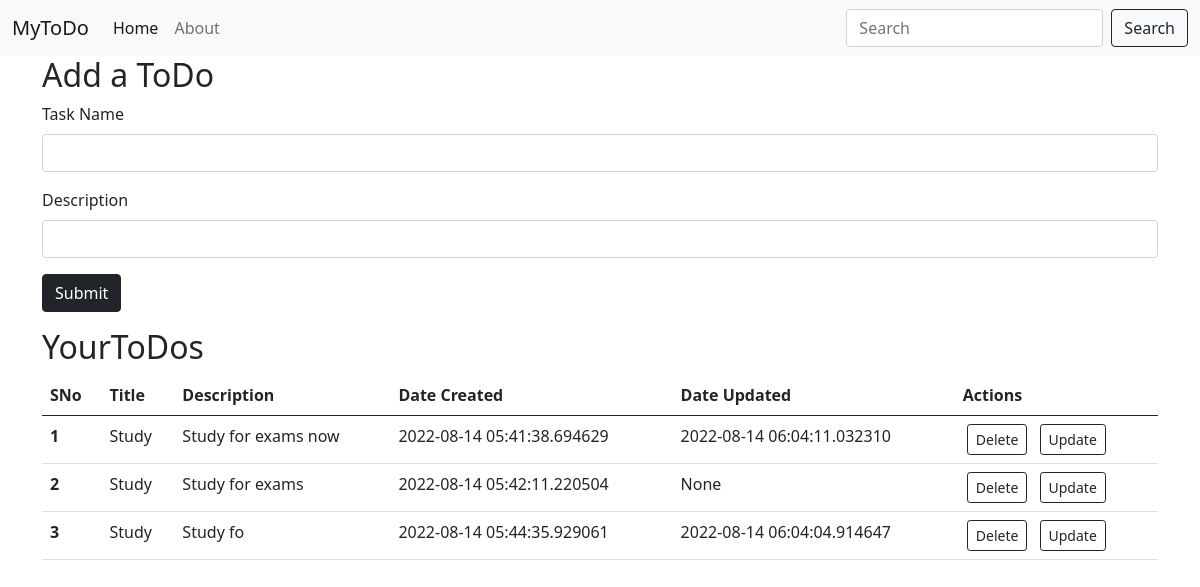
Screenshot of /home (signed in) with the database file from the repository.
### app.py (models this page shows)
class Todo(db.Model):
    sno=db.Column(db.Integer,primary_key=True)
    title=db.Column(db.String(200),nullable=True)
    desc=db.Column(db.String(500),nullable=True)
    date_created=db.Column(db.DateTime,default=datetime.utcnow)
    date_updated=db.Column(db.DateTime,onupdate=datetime.utcnow)
    todo_login_id = db.Column(db.Integer,db.ForeignKey("login_info.id"),nullable=False)
    def __repr__(self) -> str:
        return f"{self.sno} - {self.title}"

### app.py (the view, shortened to what this page needs)
@app.route("/home",methods=['GET','POST'])
@login_required
def home():
    id=session['user_id']
    print("this is id:",id)
    allToDo=Todo.query.filter_by(todo_login_id=id).all()
    print("info:",allToDo)
    return render_template("home.html",allToDo=allToDo)

### app.py (called while the page is built)
@login_manager.user_loader
def load_user(id):
    return Login_info.query.get(int(id))

### templates/home.html (shortened to what this page needs)
<!doctype html>
<html lang="en">
  <head>
    <link href="https://cdn.jsdelivr.net/npm/bootstrap@5.0.2/dist/css/bootstrap.min.css" rel="stylesheet">
  </head>
    {% extends 'base.html' %}
    {% block body %}
      <div class="container">
        <h2>Add a ToDo</h2>
        <form action="/home" method="POST">
            <div class="mb-3">
              <label for="title" class="form-label" >Task Name</label>
              <input type="text" class="form-control" id="title"  name="title" aria-describedby="emailHelp">
            </div>
            <div class="mb-3">
              <label for="desc" class="form-label">Description</label>
              <input type="text" class="form-control" id="desc" name="desc">
            </div>
            <button type="submit" class="btn btn-dark">Submit</button>
          </form>
      </div>
      <div class="container my-3">
        <h2>YourToDos</h2>
        {% if allToDo|length==0 %}
        <div class="alert alert-dark" role="alert">
          No ToDo's Found. Add Your First ToDo Now!
        </div>
        {% else %}
         <table class="table">
          <thead>
            <tr>
              <th scope="col">SNo</th>
              <th scope="col">Title</th>
              <th scope="col">Description</th>
              <th scope="col">Date Created</th>
                <th scope="col">Date Updated</th>
              <th scope="col">Actions</th>
            </tr>
          </thead>
          <tbody>
            {% for toDo in allToDo %}
           <tr>
            <th scope="row">{{loop.index}}</th>
            <td>{{toDo.title}}</td>
            <td>{{toDo.desc}}</td>
            <td>{{toDo.date_created}}</td>
                <td>{{toDo.date_updated}}</td>
            <td><a href="/delete/{{toDo.sno}}"type="button" class="btn btn-outline-dark btn-sm mx-1">Delete</a>
              <a href="/update/{{toDo.sno}}"type="button" class="btn btn-outline-dark btn-sm mx-1">Update</a>
            </td>
          </tr>
           {% endfor %}
          </tbody>
        </table>
        {% endif %}
      </div>
    {% endblock body %}

### templates/base.html (shortened to what this page needs)
<!doctype html>
<html lang="en">
  <head>
    <link href="https://cdn.jsdelivr.net/npm/bootstrap@5.0.2/dist/css/bootstrap.min.css" rel="stylesheet">
  </head>
  <body>
      <nav class="navbar navbar-expand-lg navbar-light bg-light">
        <div class="container-fluid">
          <a class="navbar-brand" href="/">MyToDo</a>
          <div class="collapse navbar-collapse" id="navbarSupportedContent">
            <ul class="navbar-nav me-auto mb-2 mb-lg-0">
              <li class="nav-item">
                <a class="nav-link active" aria-current="page" href="#">Home</a>
              </li>
              <li class="nav-item">
                <a class="nav-link" href="#">About</a>
              </li>
            </ul>
            <form class="d-flex">
              <input class="form-control me-2" type="search" placeholder="Search" aria-label="Search">
              <button class="btn btn-outline-dark" type="submit">Search</button>
            </form>
          </div>
        </div>
      </nav>
    {% block body %}
    {% endblock body %}
</body>
</html>

### rows the page displays
Todo: title "Study", desc "Study for exams now", date_created "2022-08-14 05:41:38.694629", date_updated "2022-08-14 06:04:11.032310"
Todo: title "Study", desc "Study for exams", date_created "2022-08-14 05:42:11.220504", date_updated "None"
Todo: title "Study", desc "Study fo", date_created "2022-08-14 05:44:35.929061", date_updated "2022-08-14 06:04:04.914647"
